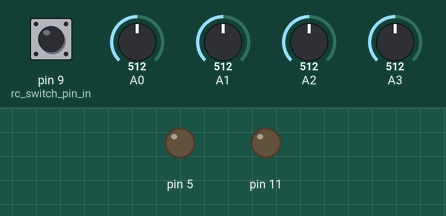
Simulated run of this sketch. Board: Arduino Uno, built with avr-gcc and run on an emulated ATmega328P. On the bench: output pins drawn as LEDs (lit = HIGH). The inputs (shaded band) are chosen by the test bench; at power-on: pin 9 (rc_switch_pin_in) LOW, A0 = 512, A1 = 512, A2 = 512, A3 = 512. Pins used as bus, display or sensor lines are not drawn; what the sketch prints to the serial monitor is not drawn.

Above: at 1.2 s.
1.3 s: pin 9 (rc_switch_pin_in) pulled HIGH for 0.15 s
At 2.4 s:
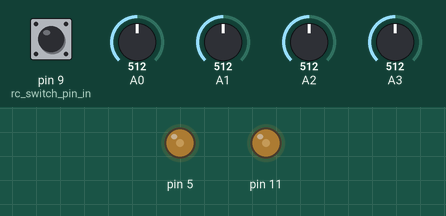
10.4 s: pin 9 (rc_switch_pin_in) pulled HIGH for 1 s
At 14.7 s:
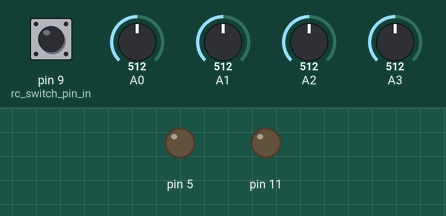
Timing chart, 0 to 15.4 s (numbered marks = the images above; inputs shaded):
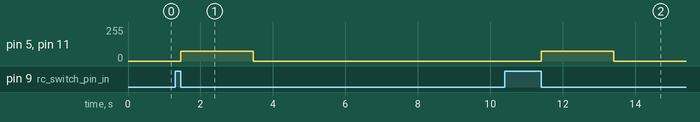

Measured:
- after the input at 1.3 s, pin 5, pin 11: 0/255 → 75/255 after 0.15 s, → 0/255 2.0 s later
- after the input at 10.4 s, pin 5, pin 11: 0/255 → 75/255 after 1.0 s, → 0/255 2.0 s later

The sketch:

robogames_software_load.ino
```cpp
#include <Wire.h>
#include <EnableInterrupt.h>

#define SLAVE_ADDRESS 0xC4
volatile byte bam = 128;                       // BAM byte from LIDAR

#define ontime_duration 240                    // seconds until bot deactivates self due to runtime
#define radio_duration    2                    // seconds until bot deactivates self due to radio drop
unsigned long int deadtimer = 0.;              // seconds of ontime
bool dead = false;                             // if deadman > deadman_duration * 1000, true

#define rc_switch_pin_in 9                      // switch pin
volatile int rc_switch_pulsewidth_in = -100;    // inital dummy value
volatile long rc_switch_pulse_start;            // start of pulse
volatile unsigned long int rc_switch_time = 0.; // Timestamp of last interrupt to kill bot if radio dies

#define latch_out 7                             // latch pin output to rpi

bool motor = true;  // disable motor commands
bool debug = true; // disable serial output

////STARTING CONFIGURATION////////////////////////////////////////////////////
int incr =  75;              // bsae robot speed
int number = 90;             // flipper pos FIXME rename
int threshold = 150;         // reflectance threshold. 500 on old bot
int leftCmd = incr;
int rightCmd = incr;
////STARTING CONFIGURATION////////////////////////////////////////////////////

typedef struct Motor
{
  int pin1;
  int pin2;
};
Motor leftmotor  = {6, 5};
Motor rightmotor = {3,11};

byte sns[4];

int longestMillis = 0;
unsigned long int lastMillis;
unsigned long pingTimer1, pingTimer2;

void setup() {
  if(debug)  Serial.begin(115200);

  /// INITIALIZE RADIO ////////////////////////////////////////////////////
  pinMode(rc_switch_pin_in, INPUT);
  pinMode(latch_out, OUTPUT);
  enableInterrupt(rc_switch_pin_in, isrSwitchRising, RISING);

  /// CONFIGURE i2c ///////////////////////////////////////////////////////////
  Wire.begin(SLAVE_ADDRESS);
  Wire.onReceive(receiveData);
  if (debug) Serial.println("i2c ready!");
}

bool pause = false;

void loop() {
  sns[0] = analogRead(2) < threshold ? 1 : 0;
  sns[1] = analogRead(3) < threshold ? 1 : 0;
  sns[2] = analogRead(0) < threshold ? 1 : 0;
  sns[3] = analogRead(1) < threshold ? 1 : 0;

  if (debug)
  {
    int duration = millis()-lastMillis;
    lastMillis = millis();
    Serial.print(analogRead(2));Serial.print(" | ");Serial.print(analogRead(3));Serial.print(" | ");
    Serial.print(analogRead(0));Serial.print(" | ");Serial.print(analogRead(1));Serial.print(" | ");
    Serial.print(duration);Serial.print(" || ");Serial.print(pause); Serial.print(" || ");
    Serial.print(rc_switch_pulsewidth_in);;Serial.print(" || ");Serial.println(deadtimer);
  }

  if ( (rc_switch_pulsewidth_in > 1600) && !dead)
  {
    if(sns[0])
    {
      leftCmd = incr;
    }
    if(sns[1])
    {
      rightCmd = incr;
    }
    if(sns[2])
    {
      leftCmd = -incr;
    }
    if(sns[3])
    {
      rightCmd = -incr;
    }

    // ADD BAM STEERING

      // TODO mix in steering here -> do a +/- delta for left and right to do a harder turn?
      motorSpeed(leftmotor, leftCmd /*+ leftSteer*/);
      motorSpeed(rightmotor, rightCmd /*+ rightSteer*/);
      digitalWrite(latch_out, HIGH);
  }
  else
  {
      // motors off
      motorSpeed(leftmotor, 0);
      motorSpeed(rightmotor, 0);
      digitalWrite(latch_out, LOW);
      if (debug) Serial.println("DEAD");
  }

  // CHECK IF YOU SHOULD START TIMING
  if (!dead && (rc_switch_pulsewidth_in > 1600) && deadtimer==0)
  {
    deadtimer = millis();
    if (debug) Serial.println("START TIMING");
  }

  /// CHECK IF YOU SHOULD BE DEAD
  if (!dead && (rc_switch_pulsewidth_in > 1600) && ((millis() - deadtimer) >= ontime_duration*1000UL))
  {
    dead = true;
    if (debug) Serial.println("SETTING DEADMAN");
  }

  // CHECK IF YOU SHOULD RESET
  if (dead && (rc_switch_pulsewidth_in < 1400))
  {
      dead = false;
      deadtimer = 0;
      if (debug) Serial.println("RESETTING DEADMAN");
  }

  // CHECK IF RADIO HAS DROPPED OUT
  if (!dead && (rc_switch_pulsewidth_in > 1600) && ((millis()-rc_switch_time) > radio_duration*1000))
  {
      rc_switch_pulsewidth_in = -100;
      if (debug) Serial.println("RADIO DISCONNECTED");
  }
}

void motorSpeed(Motor m, int cmd) {
  if (cmd < 0) {
    analogWrite(m.pin1, abs(cmd));
    digitalWrite(m.pin2, LOW);
  }
  else if (cmd > 0) {
    digitalWrite(m.pin1, LOW);
    analogWrite(m.pin2, cmd);
  }
  else {
    digitalWrite(m.pin1, LOW);
    digitalWrite(m.pin2, LOW);
  }
}

/// ISR for switch activation
void isrSwitchFalling() {
  rc_switch_pulsewidth_in = micros() - rc_switch_pulse_start;
  rc_switch_time = millis();
  disableInterrupt(rc_switch_pin_in);
  enableInterrupt(rc_switch_pin_in, isrSwitchRising, RISING);
}
void isrSwitchRising() {
  rc_switch_pulse_start = micros();
  disableInterrupt(rc_switch_pin_in);
  enableInterrupt(rc_switch_pin_in, isrSwitchFalling, FALLING);
}

// callback for received data
void receiveData(int byteCount){
  while(Wire.available())    // slave may send less than requested
  {
    bam = Wire.read();
  }
}
```
